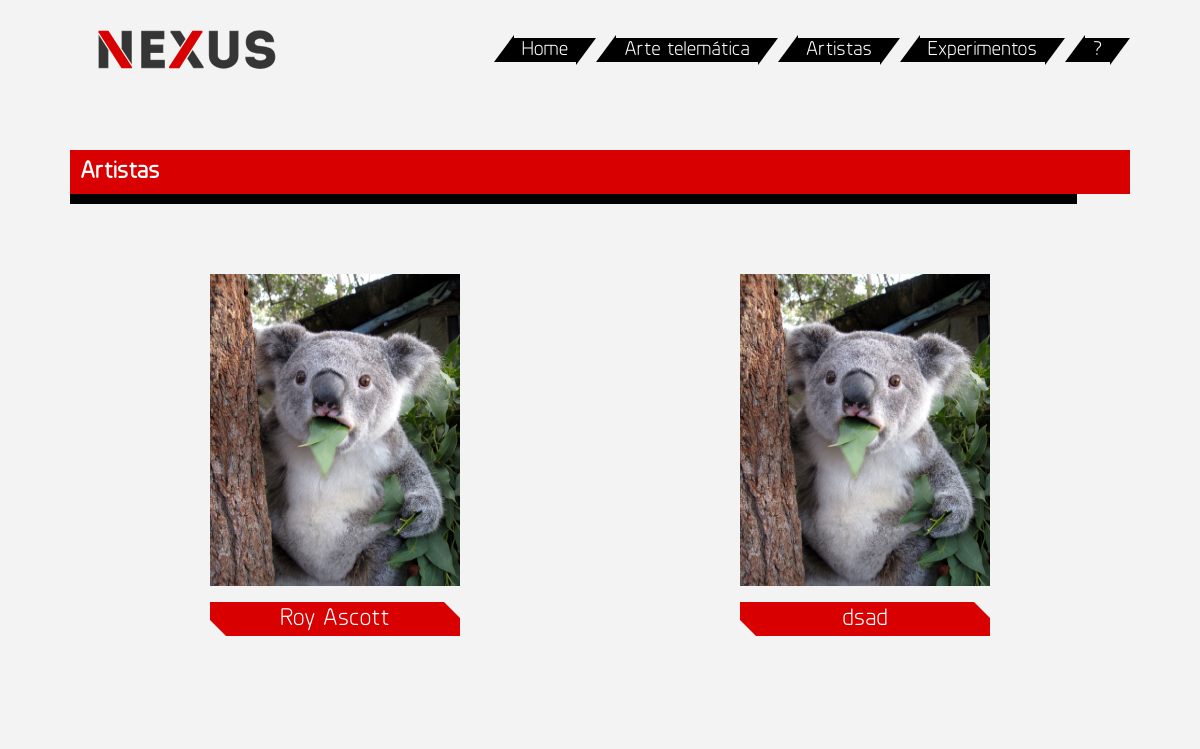
The app's page /artistas.php, older data.
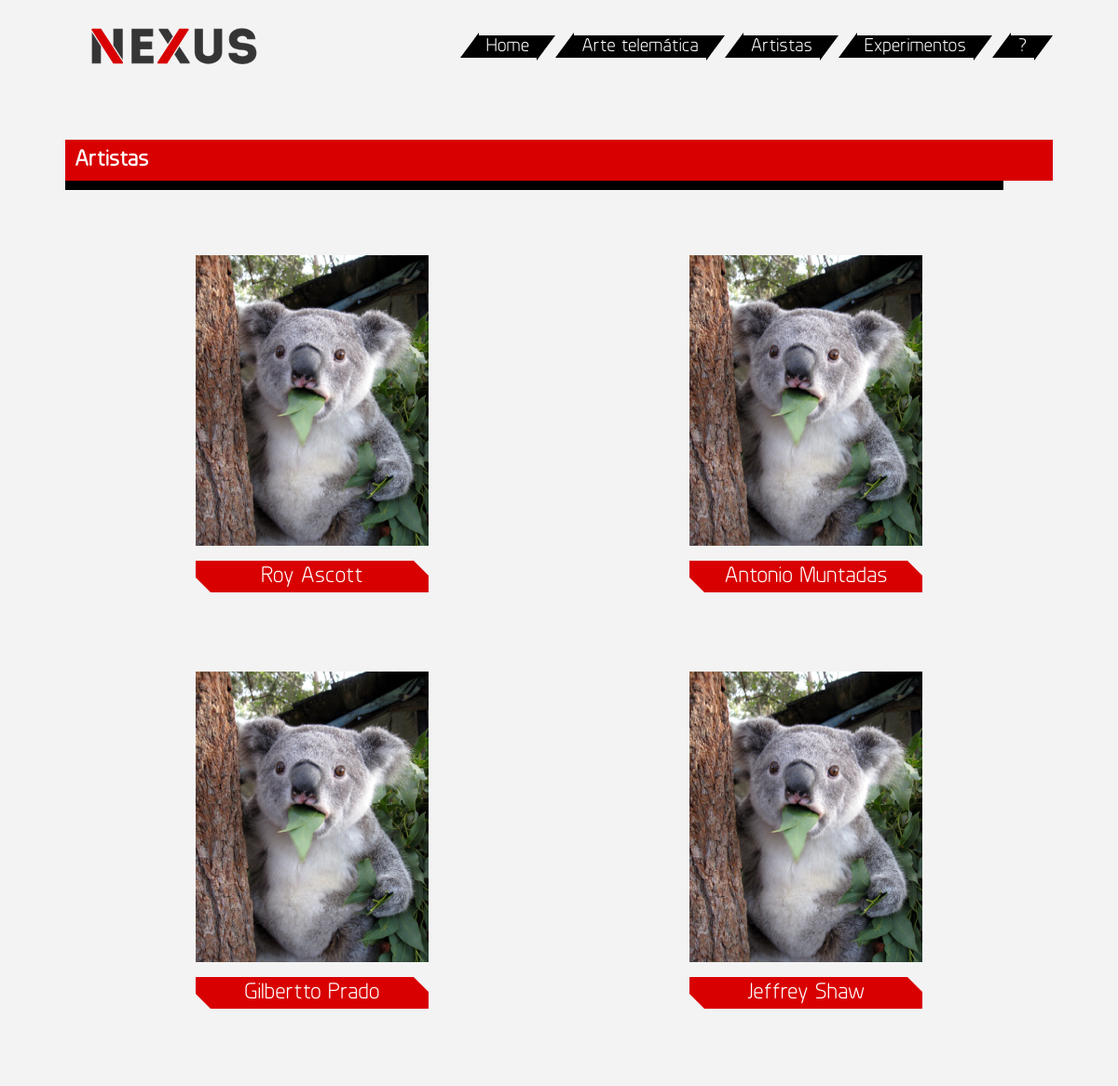
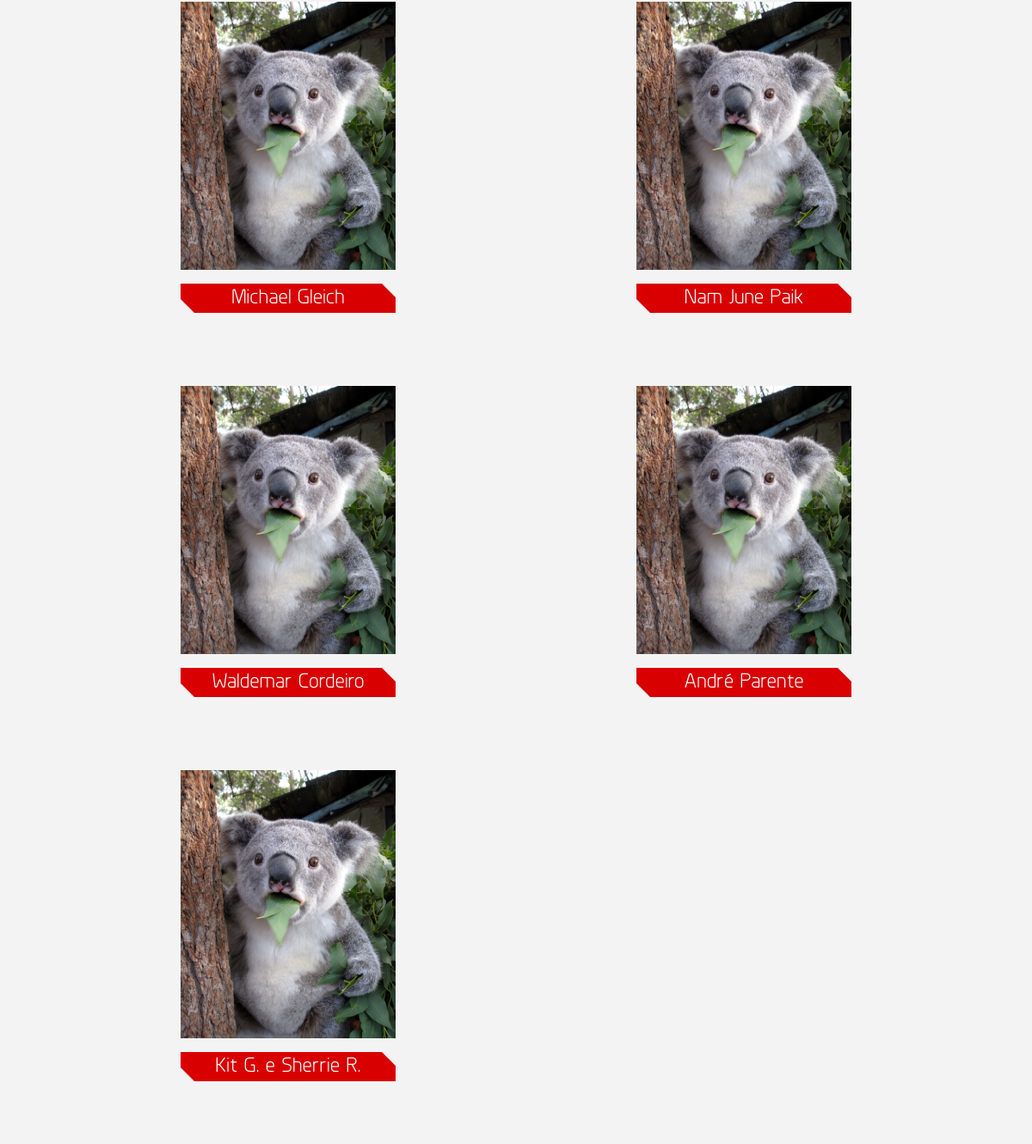
The same page, newer data (2 pictures, top to bottom).
### tables this page shows
CREATE TABLE IF NOT EXISTS `autor` (
  `cod_autor` int(4) NOT NULL,
  `nome` varchar(30) NOT NULL,
  `local_nasc` varchar(30) NOT NULL,
  `texto` text NOT NULL,
  `data_nasc` date NOT NULL
);

### artistas.php (the view, shortened to what this page needs)
<?php
	include "header-interno.php";
	$artistas_result = mysql_query("SELECT autor.cod_autor, autor.nome, autor.local_nasc, autor.data_nasc FROM autor ") or die(mysql_error());
?>
	<section class="container cf" role="main">
		<h2 class="page-title">Artistas</h2>
		<ul class="artistas-list cf">
			<?php
				while($row = mysql_fetch_array($artistas_result)) {
				?>
						<li class="artistas-list-item">
							<a href="artista-individual.php?cod_autor=<?php echo $row['cod_autor'] ?>"><img src="k1.jpg" alt=""></a>
							<a href="artista-individual.php?cod_autor=<?php echo $row['cod_autor'] ?>"><h3><?php echo $row['nome'] ?></h3></a>
						</li>
			<?php }	?>
		</ul>
	</section>
</body>
</html>

### header-interno.php (shortened to what this page needs)
<!DOCTYPE html>
<html lang="pt-br">
<head>
	<link rel="stylesheet" type="text/css" href="assets/css/normalize.css">
	<link rel="stylesheet" type="text/css" href="assets/css/style.css">
</head>
<body>
	<header class="header header-interno" role="banner">
		<div class="container cf">
			<a href="index.php" title="Nexus - Arte telemática">
			</a>
			<nav role="navigation" class="nav-main">
				<ul role="menubar">
					<li class="nav-main-item" role="presentation">
						<a href="index.php" role="menuitem">Home</a>
					</li>
					<li class="nav-main-item" role="presentation">
						<a href="#" role="menuitem">Arte telemática</a>
					</li>
					<li class="nav-main-item" role="presentation">
						<a href="artistas.php" role="menuitem">Artistas</a>
					</li>
					<li class="nav-main-item" role="presentation">
						<a href="experimentos.php">Experimentos</a>
					</li>
					<li class="nav-main-item" role="presentation">
						<a href="#" role="menuitem">?</a>
					</li>
				</ul>
			</nav>
		</div>
	</header>

### assets/css/style.css (style rules this page uses)
.ctr,.container { margin:0 auto }
.cf:before,.cf:after { content:" ";display:table; }
.cf:after { clear:both }
.cf { zoom:1 }
*,:after,:before { -webkit-box-sizing:border-box;-moz-box-sizing:border-box;box-sizing:border-box }
body { background:#f3f3f3 }
.header { width:100%;height:100px;position:static;z-index:2; }
.header.header-interno { position:static;margin-bottom:30px }
.container { width:1060px;height:auto; }
.logo { margin-top:23px;float:left }
.nav-main { height:auto;float:right;margin-top:38px; }
.nav-main .nav-main-item { margin:0;float:left;background:#000;margin:0 20px;padding:2px 8px;position:relative;font-size:20px;font-family:Planer,sans-serif; }
.nav-main .nav-main-item a { color:#fff;padding:6px 0 }
.nav-main .nav-main-item:before { content:"";width:0;height:0;position:absolute;left:-20px;bottom:0;border-bottom:27px solid #000;border-left:20px solid transparent }
.nav-main .nav-main-item:after { content:"";width:0;height:0;position:absolute;right:-20px;top:0;border-top:27px solid #000;border-right:20px solid transparent }
.page-title { width:100%;padding:10px;margin:20px 0;background:#d80000;color:#fff;font-family:Planer,sans-serif;position:relative; }
.page-title:after { content:"";width:95%;height:10px;position:absolute;bottom:-10px;left:0;background:#000 }
.artistas-list { margin:40px 0 }
.artistas-list-item { width:250px;height:367px;position:relative;float:left;margin:40px 140px; }
.artistas-list-item img { width:250px;height:312px;margin-bottom:12px;overflow:hidden }
.artistas-list-item h3 { width:100%;padding:5px 0;margin:0;color:#fff;text-align:center;background:#d80000;font-family:Planer,sans-serif;font-size:24px;font-weight:normal;position:relative; }
.artistas-list-item h3:before { content:"";width:0;height:0;position:absolute;left:0;bottom:0;border-bottom:16px solid #f3f3f3;border-right:16px solid transparent }
.artistas-list-item h3:after { content:"";width:0;height:0;position:absolute;right:0;top:0;border-top:16px solid #f3f3f3;border-left:16px solid transparent }

Row changes from the older to the newer data that the page shows:
removed autor: nome "dsad"
added autor: nome "Antonio Muntadas"
added autor: nome "Gilbertto Prado"
added autor: nome "Jeffrey Shaw"
added autor: nome "Michael Gleich"
added autor: nome "Nam June Paik"
added autor: nome "Waldemar Cordeiro"
added autor: nome "André Parente"
added autor: nome "Kit G. e Sherrie R."
